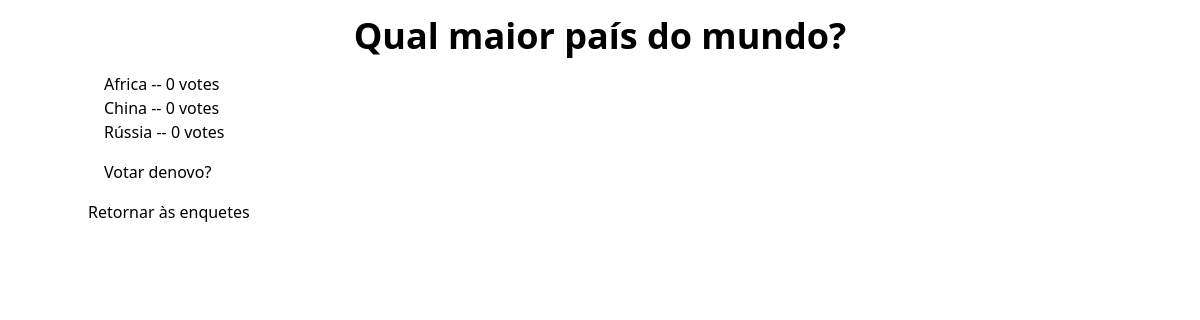
Screenshot of /polls/5/results/ with the database file from the repository.
### polls/models.py (models this page shows, shortened)
class Question(models.Model):
    question_text = models.CharField(max_length=200)
    pub_date = models.DateTimeField('date published')

class Choice(models.Model):
    question = models.ForeignKey(Question, on_delete=models.CASCADE)
    choice_text = models.CharField(max_length=200)
    votes = models.IntegerField(default=0)

### polls/views.py (the view)
# urls.py: path('<int:pk>/results/', views.ResultsView.as_view(), name='results'),
class ResultsView(generic.DetailView):
    model = Question
    template_name = 'polls/results.html'

### polls/templates/polls/results.html (shortened to what this page needs)
<!DOCTYPE html>
<html lang="en">
{% load tailwind_tags %}
<head>
{% tailwind_css %}
</head>
<body class="container mx-auto">
<h1 class="font-bold text-4xl p-4 text-center">{{ question.question_text }}</h1>
<ul class="mx-4">
{% for choice in question.choice_set.all %}
    <li>{{ choice.choice_text }} -- {{ choice.votes }} vote{{ choice.votes|pluralize }}</li>
{% endfor %}
</ul>
<p class="m-4 hover:font-bold hover:text-blue-700"> <a href="{% url 'polls:detail' question.id %}">Votar denovo?</a></p>
<p class=""><a href="{% url 'polls:index'  %}">Retornar às enquetes</a></p>
</body>
</html>

### rows the page displays
Question: question_text "Qual maior país do mundo?"
Choice: choice_text "Africa", votes "0"
Choice: choice_text "China", votes "0"
Choice: choice_text "Rússia", votes "0"
